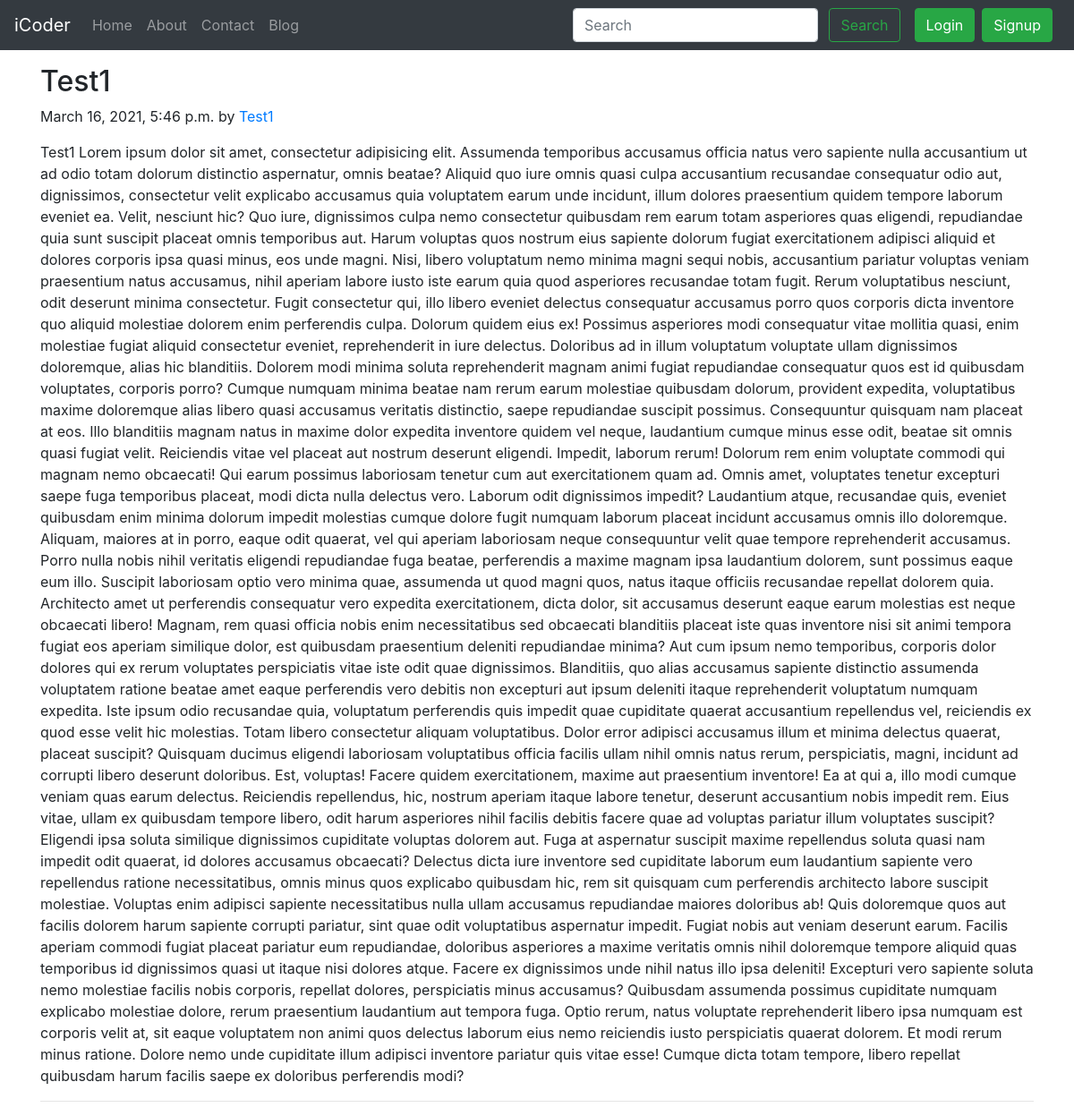
Page /blog/t1 on the committed database.
### blog/models.py (models this page shows, shortened)
class Post(models.Model):
	sno = models.AutoField(primary_key=True)
	title = models.CharField(max_length=255)
	content = models.TextField()
	author = models.CharField(max_length=13)
	slug = models.CharField(max_length=130, default="")
	timeStamp = models.DateTimeField(blank=True)

### blog/views.py (the view)
# urls.py: path('<str:slug>', views.blogPost, name='blogPost'),
def blogPost(request, slug):
	post = Post.objects.filter(slug=slug).first()
	context = {"post": post}
	return render(request, "blog/blogPost.html", context)

### templates/blog/blogPost.html (shortened to what this page needs)
{% extends 'base.html' %}
{% block body %}
<div class="container my-3">
	<div class="blog-post">
		<h2 class="blog-post-title">{{post.title}}</h2>
		<p class="blog-post-meta">{{post.timeStamp}} by <a href="/about">{{post.author}}</a></p>
		<p>{{post.content}}</p>
		<hr>
	</div>
</div>
{% endblock body %}

### rows in the picture
Post: title "Test1", timeStamp "March 16, 2021, 5:46 p.m.", author "Test1", content "Test1 Lorem ipsum dolor sit amet, consectetur adipisicing elit. Assumenda temporibus accusamus officia natus vero sapiente nulla accusantium ut ad odio totam dolorum distinctio aspernatur, omnis beatae? Aliquid quo iure omnis quasi culpa accusantium recusandae consequatur odio aut, dignissimos, consectetur velit explicabo accusamus quia voluptatem earum unde incidunt, illum dolores praesentium quidem tempore laborum eveniet ea. Velit, nesciunt hic? Quo iure, dignissimos culpa nemo consectetur quibusdam rem earum totam asperiores quas eligendi, repudiandae quia sunt suscipit placeat omnis temporibus aut. Harum voluptas quos nostrum eius sapiente dolorum fugiat exercitationem adipisci aliquid…"
